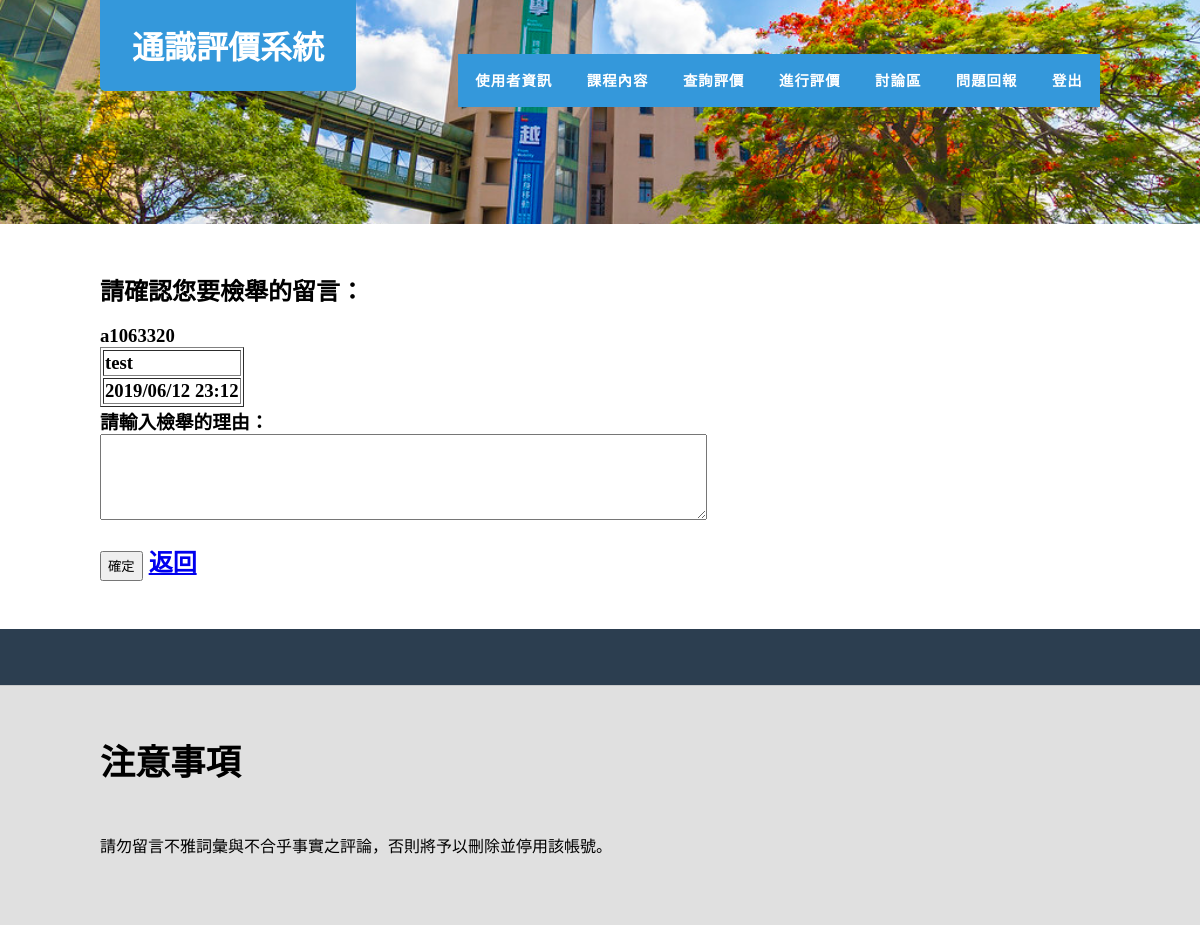
Page /php/informc.php?NO=22 on the committed database.
### tables this page shows
CREATE TABLE `comment1` (
  `NO1` int(100) NOT NULL,
  `NO` int(100) NOT NULL,
  `id` varchar(20) NOT NULL,
  `comment` varchar(10000) NOT NULL,
  `time` varchar(20) NOT NULL
);

### php/informc.php (the view, shortened to what this page needs)
<!DOCTYPE html>
<html xmlns="http://www.w3.org/1999/xhtml">
<head>
<link href="all_1.css" rel="stylesheet" type="text/css" media="all" />
<link href="fonts.css" rel="stylesheet" type="text/css" media="all" />
</head>
<body>
  <span style="font-family:Microsoft JhengHei;">
<div id="header-wrapper">
	<div id="header" class="container">
		<div id="logo">
			<h1><a href="success.php">通識評價系統</a></h1>
		</div>
		<div id="menu">
			<ul>
			<li class="active"><a href="user.php" accesskey="1" title="使用者資訊">使用者資訊</a></li>
				<li><a href="choose.php" accesskey="2" title="課程內容">課程內容</a></li>
				<li><a href="lassess.php" accesskey="3" title="查詢評價">查詢評價</a></li>
				<li><a href="dassess.php" accesskey="4" title="進行評價">進行評價</a></li>
				<li><a href="comment.php" accesskey="5" title="討論區">討論區</a></li>
				<li><a href="problem.php" accesskey="6" title="問題回報">問題回報</a></li>
				<li><a href="logout.php" accesskey="7" title="登出">登出</a></li>
			</ul>
		</div>
	</div>
</div>
<div id="wrapper">
	<div id="staff" class="container">
	<?php
if($_GET["NO"]){
$NO=$_GET["NO"];}
$link=mysqli_connect('localhost','root','r43725','project');
$sql="select * from comment1 where NO=$NO";
$sql1="select * from comment where NO1=$NO1";
echo "<h2>請確認您要檢舉的留言：</h2>";
echo "<br/>";
if($result=@mysqli_query($link,$sql)){
	while($row=@mysqli_fetch_assoc($result)){
		echo "<h3>".$row["id"]."<br/>";
		echo "<table border='1'>";
		echo "<tr>";
		echo "<td height=10>".$row["comment"]."</td></tr><td>".$row["time"]."</td>";
		echo "</table>";
		echo "<form action=resultc.php method='post'>";
		echo "請輸入檢舉的理由：<br/>
				<textarea name='reason' rows=5 cols=80 style='font-family:Microsoft JhengHei;'>
				</textarea><br/></h3><br/>";
		echo "<h2><input type='submit' value='確定' style=height:30px>";
		echo "<a href=comment1.php>返回</a></h2>";
	}
}
?>
	</div>
</div>
	<div id="page" class="container">
		</div>
<div id="welcome-wrapper">
	<div id="welcome" class="container">
		<div class="title">
			<h2>注意事項</h2>
		</div>
		<p>請勿留言不雅詞彙與不合乎事實之評論</strong>，否則將予以刪除並停用該帳號。
</span>
</body>
</html>

### php/all_1.css (style rules this page uses)
html, body { height: 100%; }
body { margin: 0px; padding: 0px; background: #2C3E50; font-family: 'Source Sans Pro', sans-serif; font-size: 12pt; font-weight: 300; color: #000000; }
h1, h2, h3 { margin: 0; padding: 0; }
p, ol, ul { margin-top: 0; }
ol, ul { padding: 0; list-style: none; }
p { line-height: 180%; }
.container { overflow: hidden; margin: 0em auto; width: 1000px; }
.box1, .box2, .box3, { float: left; margin-right: 20px; }
#wrapper { background: #FFF; }
#header-wrapper { background: url(images/sch.jpg) no-repeat center; background-size: cover; }
#header { position: relative; padding: 7em 0em; }
#logo h1 { position: absolute; top: 0; left: 0; padding: 0.7em 1em; background: #3498DB; border-radius: 0px 0px 5px 5px; }
#logo a { text-decoration: none; color: #FFF; }
#menu { position: absolute; top: 3.35em; right: 0; }
#menu ul { display: inline-block; padding: 1em 0em; background: #3498DB; border-radius: px; }
#menu li { display: block; float: left; text-align: center; }
#menu li a, #menu li span { padding: 1em 1.2em; letter-spacing: 1px; text-decoration: none; text-transform: uppercase; font-size: 0.90em; font-weight: 600; color: #FFF; }
#page { padding-bottom: 3.5em; }
.title { margin-bottom: 3em; text-transform: uppercase; }
.title h2 { font-size: 2.2em; font-weight: 700; }
#staff { padding: 3em 1.5em; }
#welcome-wrapper { background: #E0E0E0; border-top: 1px solid rgba(0,0,0,.1); }
#welcome { padding: 3em 0em 3em 0em; }

### rows in the picture
comment1: id "a1063320", comment "test", time "2019/06/12 23:12"
